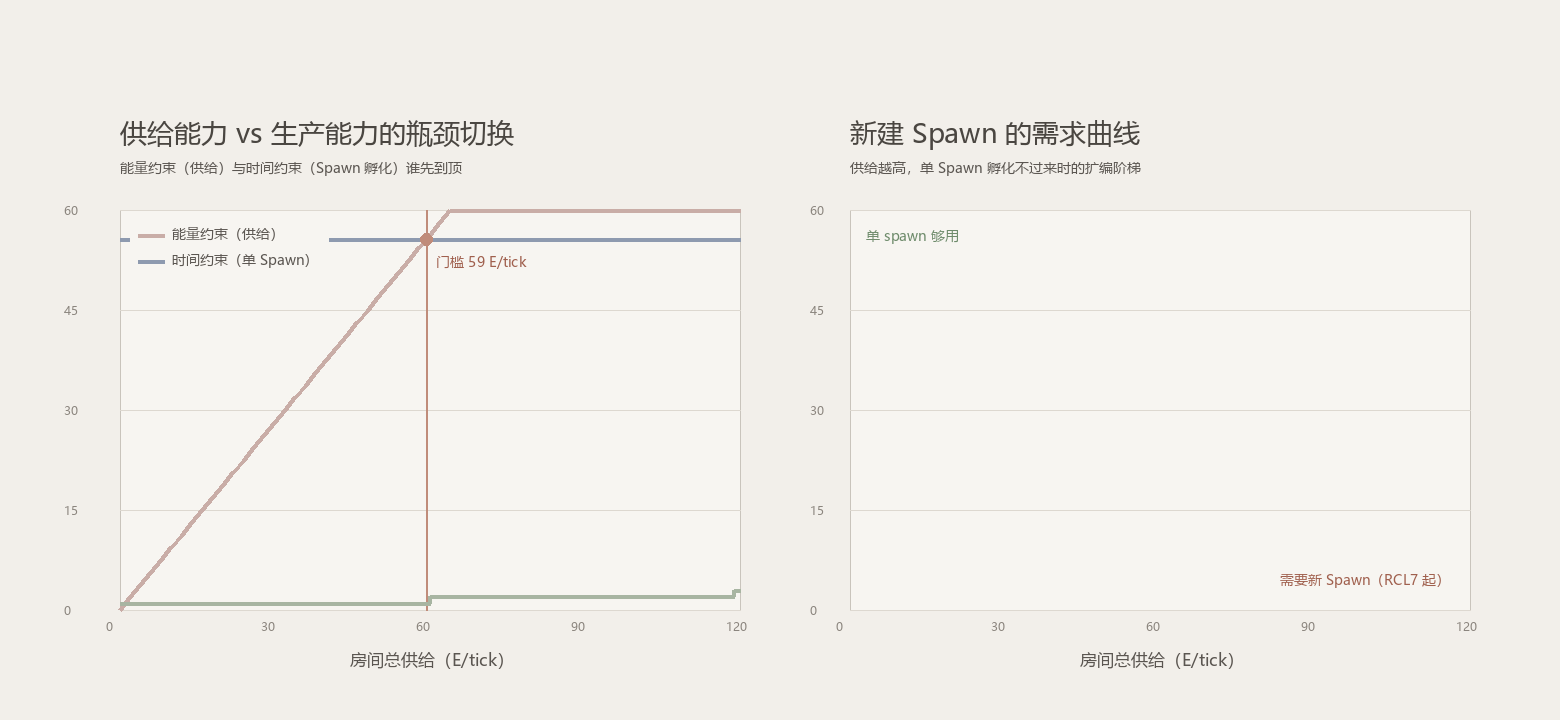

This chart was generated by the following Python code:
# -*- coding: utf-8 -*-
"""资源供给能力 vs 生产单位(Spawn)供给能力 对比图 + 新建 Spawn 门槛计算（莫兰迪配色）"""
import os, math
from PIL import Image, ImageDraw, ImageFont

MORANDI = ["#A8B5A2", "#C9ADA7", "#9A8C98", "#8E9AAF", "#D4C7B0", "#B7B7A4"]
BG, INK, GRID = "#F2EFEA", "#4A4641", "#DDD8D0"
TTL, SPP = 1500, 3          # 单位寿命 / 每部件孵化 tick
SRC_RATE = 10.0             # 单个矿源：3000 / 300 tick

# 典型身体：(名称, 部件数, 造价)
BODIES = [("小型 2W2C2M", 6, 400), ("中型 3W2C3M", 8, 550), ("大型 3W3C3M", 9, 800), ("满配", 50, 5000)]


def spawn_capacity(parts):
    """单 spawn 稳态能维持的在役单位数（纯时间约束）"""
    return TTL / (SPP * parts)


def energy_capacity(supply, cost, k):
    """能量约束下能维持的在役单位数"""
    return k * supply * TTL / cost


def font(sz):
    for n in ["msyh.ttc", "simhei.ttf", "arial.ttf"]:
        try: return ImageFont.truetype("C:/Windows/Fonts/" + n, sz)
        except Exception: pass
    return ImageFont.load_default()


W_, H_ = 1560, 720
img = Image.new("RGB", (W_, H_), BG)
d = ImageDraw.Draw(img)
f_t, f_l, f_s, f_x = font(27), font(17), font(14), font(12)

PW, PH, GAP, TOP, LEFT = 620, 400, 110, 210, 120
p1 = (LEFT, TOP); p2 = (LEFT + PW + GAP, TOP)


def axes(x0, y0, title, sub, xlabel):
    d.text((x0, y0-96), title, font=f_t, fill=INK)
    d.text((x0, y0-52), sub, font=f_s, fill="#5B5651")
    d.rectangle([x0, y0, x0+PW, y0+PH], outline="#C9C4BC", fill="#F7F5F1")
    for i in range(5):
        d.line([x0, y0+PH*i/4, x0+PW, y0+PH*i/4], fill=GRID)
    d.text((x0+PW//2-80, y0+PH+38), xlabel, font=f_l, fill="#5B5651")


# ================= 左图：可维持单位数 vs 房间供给 =================
axes(*p1, "供给能力 vs 生产能力的瓶颈切换", "能量约束（供给）与时间约束（Spawn 孵化）谁先到顶", "房间总供给（E/tick）")
S_MAX, N_MAX = 120.0, 60.0
X = lambda v: p1[0] + v/S_MAX*PW
Y = lambda v: p1[1] + PH - min(v, N_MAX)/N_MAX*PH
K = 0.5   # 一半能量用于换代

# 能量约束线（大型 800）
costB = 800
pts = [(X(s), Y(energy_capacity(s, costB, K))) for s in range(0, 121, 2)]
d.line(pts, fill=MORANDI[1], width=4, joint="curve")
# 孵化时间约束线（大型 9 部件，恒定）
capB = spawn_capacity(9)
d.line([(X(0), Y(capB)), (X(S_MAX), Y(capB))], fill=MORANDI[3], width=4)
# 交点
s_cross = capB * costB / (K * TTL)
d.line([(X(s_cross), p1[1]), (X(s_cross), p1[1]+PH)], fill="#C08C7A", width=2)
d.ellipse([X(s_cross)-6, Y(capB)-6, X(s_cross)+6, Y(capB)+6], fill="#C08C7A")
d.text((X(s_cross)+10, Y(capB)+12), "门槛 %.0f E/tick" % s_cross, font=f_s, fill="#A0604E")
for i, (txt, col) in enumerate([("能量约束（供给）", MORANDI[1]), ("时间约束（单 Spawn）", MORANDI[3])]):
    lx, ly = p1[0]+18, p1[1]+18+i*26
    d.rectangle([lx-8, ly-6, lx+190, ly+18], fill="#F7F5F1")
    d.line([lx, ly+7, lx+26, ly+7], fill=col, width=4)
    d.text((lx+34, ly-4), txt, font=f_s, fill="#5B5651")
for i in range(5):
    d.text((p1[0]-56, p1[1]+PH-PH*i/4-8), "%d" % int(N_MAX*i/4), font=f_x, fill="#8B857E")
    d.text((p1[0]+PW*i/4-14, p1[1]+PH+8), "%d" % int(S_MAX*i/4), font=f_x, fill="#8B857E")

# ================= 右图：需要的 Spawn 数量 vs 供给 =================
axes(*p2, "新建 Spawn 的需求曲线", "供给越高，单 Spawn 孵化不过来时的扩编阶梯", "房间总供给（E/tick）")
need = []
for s in range(0, 121):
    n_units = energy_capacity(s, costB, K)
    need.append(max(1, math.ceil(n_units / spawn_capacity(9))))
prev = None
for s in range(0, 121):
    x, y = X(s), Y(need[s])
    if prev is not None:
        d.line([prev, (x, prev[1])], fill=MORANDI[0], width=4)
        d.line([(x, prev[1]), (x, y)], fill=MORANDI[0], width=4)
    prev = (x, y)
# 标注 RCL 对应关系
for (s_from, label) in [(0, "RCL7 ×1"), (int(s_cross), "RCL7 ×2"), (int(s_cross*2), "RCL8 ×3")]:
    pass
d.text((p2[0]+16, p2[1]+16), "单 spawn 够用", font=f_s, fill="#6E8B6B")
d.text((p2[0]+PW-190, p2[1]+PH-40), "需要新 Spawn（RCL7 起）", font=f_s, fill="#A0604E")
for i in range(5):
    d.text((p2[0]-40, p2[1]+PH-PH*i/4-8), "%d" % int(N_MAX*i/4), font=f_x, fill="#8B857E")
    d.text((p2[0]+PW*i/4-14, p2[1]+PH+8), "%d" % int(S_MAX*i/4), font=f_x, fill="#8B857E")

out = os.path.join(os.path.dirname(os.path.abspath(__file__)), "spawn_threshold.png")
img.save(out)
print("saved:", out)

print("\n=== 单 Spawn 的制造能力上限（每 tick 能把多少能量变成单位）===")
for name, parts, cost in BODIES:
    print("  %-14s %2d 部件 %5d E -> 在役上限 %5.1f 人, 制造吞吐 %5.1f E/tick"
          % (name, parts, cost, spawn_capacity(parts), cost / (SPP*parts)))
print("\n=== 新建 Spawn 门槛（k=0.5 换代能量占比）===")
for name, parts, cost in BODIES:
    s_cross = spawn_capacity(parts) * cost / (K*TTL)
    print("  %-14s 供给超过 %5.1f E/tick 时单 spawn 成为瓶颈（约 %d 个矿源房）"
          % (name, s_cross, math.ceil(s_cross/SRC_RATE)))
